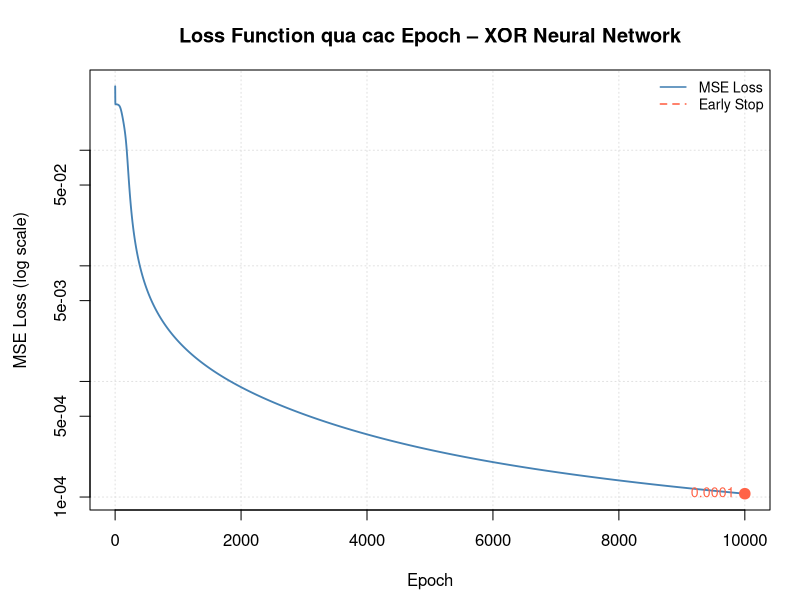
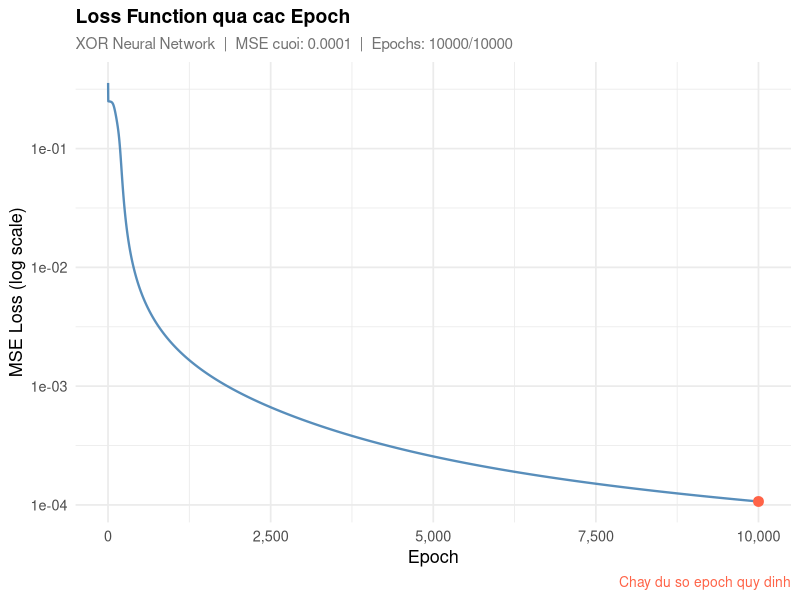

Write R code to recreate these figures, in order.
# =============================================================
# MẠNG NƠ-RON HỌC BÀI TOÁN XOR 
# Kiến trúc: Input(2) -> Hidden(4) -> Output(1)
# Hàm kích hoạt: Sigmoid
# Thuật toán tối ưu: Gradient Descent + Early Stopping
# =============================================================


# ================================================================
# PHẦN 1: DỮ LIỆU ĐẦU VÀO
# ================================================================
# Bài toán XOR (Exclusive OR):
#   0 XOR 0 = 0  |  0 XOR 1 = 1
#   1 XOR 0 = 1  |  1 XOR 1 = 0
# Đây là bài toán KHÔNG tuyến tính, tức là không thể dùng
# một đường thẳng (perceptron đơn) để phân loại được.
# Cần ít nhất 1 lớp ẩn để giải quyết.

X <- matrix(c(0,0,
              0,1,
              1,0,
              1,1), nrow = 4, ncol = 2, byrow = TRUE)
# X có shape (4, 2): 4 mẫu, mỗi mẫu có 2 đặc trưng

y <- matrix(c(0, 1, 1, 0), nrow = 4, ncol = 1)
# y có shape (4, 1): nhãn tương ứng theo phép XOR


# ================================================================
# PHẦN 2: HÀM KÍCH HOẠT SIGMOID VÀ ĐẠO HÀM
# ================================================================

# --- Sigmoid ---
# Công thức: sigma(x) = 1 / (1 + e^(-x))
# Tính chất:
#   - Đầu ra luôn nằm trong khoảng (0, 1) -> phù hợp bài toán xác suất
#   - Khi x rất lớn: sigma(x) -> 1
#   - Khi x rất nhỏ: sigma(x) -> 0
#   - Điểm uốn tại x = 0: sigma(0) = 0.5
sigmoid <- function(x) {
  1 / (1 + exp(-x))
}

# --- Đạo hàm của Sigmoid ---
# Công thức: sigma'(x) = sigma(x) * (1 - sigma(x))
# Tính chất:
#   - Dùng trong backpropagation để tính gradient
#   - QUAN TRỌNG: tham số x ở đây là ĐẦU RA của sigmoid (đã tính trước),
#     KHÔNG phải đầu vào gốc -> tránh tính lại sigmoid lần nữa
#   - Đạo hàm lớn nhất tại sigma(x)=0.5, nhỏ dần về 2 đầu
#     -> gây ra vấn đề "vanishing gradient" khi mạng sâu
sigmoid_derivative <- function(x) {
  x * (1 - x)
}


# ================================================================
# PHẦN 3: KHỞI TẠO MẠNG NƠ-RON
# ================================================================
# Mạng có 3 lớp:
#   - Lớp đầu vào (Input layer) : 2 node  (2 đặc trưng của X)
#   - Lớp ẩn (Hidden layer)     : 4 node  (siêu tham số, có thể thay đổi)
#   - Lớp đầu ra (Output layer)  : 1 node  (xác suất thuộc lớp 1)
#
# Trọng số (weights):
#   - weights1: ma trận (2 x 4) – kết nối Input -> Hidden
#   - weights2: ma trận (4 x 1) – kết nối Hidden -> Output
#   - Khởi tạo ngẫu nhiên trong [0, 1] bằng runif()
#   - Không dùng 0 vì sẽ làm tất cả neuron học giống nhau (symmetry breaking)


nn_init <- function(x, y) {
  list(
    input    = x,
    weights1 = matrix(runif(ncol(x) * 4), nrow = ncol(x), ncol = 4),
    weights2 = matrix(runif(4 * 1),        nrow = 4,        ncol = 1),
    y        = y,
    output   = matrix(0, nrow = nrow(y), ncol = ncol(y)),
    layer1   = NULL   # sẽ được gán trong feedforward
  )
}


# ================================================================
# PHẦN 4: LAN TRUYỀN THUẬN (FEEDFORWARD)
# ================================================================
# Mục tiêu: Tính đầu ra của mạng dựa trên trọng số hiện tại
#
# Bước 1 – Tính đầu ra lớp ẩn (layer1):
#   z1     = X %*% weights1        (phép nhân ma trận, shape: 4x4)
#   layer1 = sigmoid(z1)           (áp dụng activation function)
#
# Bước 2 – Tính đầu ra lớp output:
#   z2     = layer1 %*% weights2   (shape: 4x1)
#   output = sigmoid(z2)           (xác suất dự đoán)
#
# Ký hiệu %*% trong R = phép nhân ma trận (dot product)
# Ký hiệu *  trong R = nhân từng phần tử (element-wise)

feedforward <- function(nn) {
  nn$layer1 <- sigmoid(nn$input  %*% nn$weights1)  # shape: 4x4
  nn$output <- sigmoid(nn$layer1 %*% nn$weights2)  # shape: 4x1
  nn
}


# ================================================================
# PHẦN 5: LAN TRUYỀN NGƯỢC (BACKPROPAGATION)
# ================================================================
# Mục tiêu: Tính gradient của hàm lỗi theo từng trọng số,
#           sau đó cập nhật trọng số theo hướng giảm lỗi.
#
# Hàm lỗi sử dụng: MSE = mean((y - output)^2)
#
# ---- Quy tắc chain rule (đạo hàm hợp) ----
#
# Gradient của lỗi theo weights2:
#   dL/dw2 = dL/dOutput * dOutput/dz2 * dz2/dw2
#           = 2*(y - output) * sigmoid'(output) * layer1.T
#   -> d_weights2 = layer1.T  %*%  [2*(y-output) * sigmoid'(output)]
#
# Gradient của lỗi theo weights1:
#   dL/dw1 = dL/dLayer1 * dLayer1/dz1 * dz1/dw1
#   Trong đó:
#     dL/dLayer1 = [2*(y-output) * sigmoid'(output)] %*% weights2.T
#   -> d_weights1 = input.T  %*%  (dL/dLayer1 * sigmoid'(layer1))
#
# Cập nhật trọng số (Gradient Descent, learning_rate = 1):
#   weights = weights + d_weights
#   (Cộng vì lỗi = y - output: gradient đang chỉ hướng TĂNG của output)

backprop <- function(nn) {
  # --- Tính delta tại lớp output ---
  # delta_output = 2*(y - output) * sigmoid'(output)  shape: 4x1
  delta_output <- 2 * (nn$y - nn$output) * sigmoid_derivative(nn$output)
  
  # --- Gradient theo weights2 ---
  # t(layer1) shape (4x4) %*% delta_output (4x1) = (4x1)
  d_weights2 <- t(nn$layer1) %*% delta_output
  
  # --- Lan truyền ngược qua lớp ẩn ---
  # delta_hidden = (delta_output %*% weights2.T) * sigmoid'(layer1)
  #   delta_output (4x1) %*% t(weights2) (1x4) = (4x4)
  #   nhân element-wise với sigmoid'(layer1) (4x4)
  delta_hidden <- (delta_output %*% t(nn$weights2)) * sigmoid_derivative(nn$layer1)
  
  # --- Gradient theo weights1 ---
  # t(input) shape (2x4) %*% delta_hidden (4x4) = (2x4)
  d_weights1 <- t(nn$input) %*% delta_hidden
  
  # --- Cập nhật trọng số ---
  nn$weights1 <- nn$weights1 + d_weights1
  nn$weights2 <- nn$weights2 + d_weights2
  nn
}


# ================================================================
# PHẦN 6: EARLY STOPPING
# ================================================================
# Vấn đề: Nếu huấn luyện quá nhiều epoch, mạng có thể bị
#         "overfitting" – học thuộc dữ liệu huấn luyện nhưng
#         tổng quát hóa kém trên dữ liệu mới.
#
# Giải pháp – Early Stopping:
#   Dừng huấn luyện sớm khi loss không cải thiện đáng kể
#   sau một số epoch liên tiếp (gọi là "patience").
#
# Cách hoạt động:
#   1. Theo dõi loss tốt nhất (best_loss) đã đạt được
#   2. Nếu loss hiện tại cải thiện > min_delta so với best_loss
#      -> cập nhật best_loss, đặt lại bộ đếm patience về 0
#   3. Nếu loss KHÔNG cải thiện đủ -> tăng bộ đếm counter lên 1
#   4. Khi counter vượt ngưỡng patience -> dừng huấn luyện
#
# Tham số:
#   patience  : số epoch chờ trước khi dừng (mặc định: 500)
#   min_delta : mức cải thiện tối thiểu được coi là có ý nghĩa (mặc định: 1e-6)

early_stopping_init <- function(patience = 500, min_delta = 1e-6) {
  list(
    patience      = patience,
    min_delta     = min_delta,
    best_loss     = Inf,   # khởi tạo bằng vô cực để bất kỳ loss nào cũng tốt hơn
    counter       = 0,     # đếm số epoch liên tiếp không cải thiện
    stopped_epoch = NA     # epoch thực sự dừng lại (NA nếu chạy đủ)
  )
}

# Kiểm tra điều kiện dừng sau mỗi epoch
# Trả về: list(es = trạng_thái_cập_nhật, stop = TRUE/FALSE)
early_stopping_check <- function(es, current_loss, epoch) {
  if (current_loss < es$best_loss - es$min_delta) {
    # Loss cải thiện đủ -> cập nhật best_loss và reset counter
    es$best_loss <- current_loss
    es$counter   <- 0
  } else {
    # Loss không cải thiện -> tăng counter
    es$counter <- es$counter + 1
  }
  
  should_stop <- es$counter >= es$patience
  if (should_stop) es$stopped_epoch <- epoch
  
  list(es = es, stop = should_stop)
}


# ================================================================
# PHẦN 7: HUẤN LUYỆN MẠNG
# ================================================================

set.seed(42)   # Đặt seed để kết quả tái lập được giữa các lần chạy

# --- Khởi tạo ---
nn             <- nn_init(X, y)
epochs         <- 10000
es             <- early_stopping_init(patience = 500, min_delta = 1e-6)
loss_history   <- numeric(epochs)
actual_epochs  <- epochs   # sẽ được cập nhật nếu dừng sớm

cat("Bat dau huan luyen...\n")
cat(strrep("=", 42), "\n")

for (i in 1:epochs) {
  
  # Bước 1: Lan truyền thuận -> tính output hiện tại
  nn <- feedforward(nn)
  
  # Bước 2: Lan truyền ngược -> cập nhật trọng số
  nn <- backprop(nn)
  
  # Bước 3: Tính và lưu MSE loss epoch này
  loss_history[i] <- mean((nn$y - nn$output)^2)
  
  # Bước 4: In tiến trình sau mỗi 1000 epochs
  if ((i - 1) %% 1000 == 0) {
    cat(sprintf("Epoch %5d | Loss = %.6f\n", i - 1, loss_history[i]))
  }
  
  # Bước 5: Kiểm tra Early Stopping
  check <- early_stopping_check(es, loss_history[i], epoch = i)
  es    <- check$es
  
  if (check$stop) {
    actual_epochs <- i
    cat(strrep("=", 42), "\n")
    cat(sprintf(">> Early Stopping tai epoch %d\n", i))
    cat(sprintf("   Loss tot nhat dat duoc : %.6f\n", es$best_loss))
    cat(sprintf("   Khong cai thien sau %d epochs lien tiep\n", es$patience))
    break
  }
}

# Cắt bỏ phần loss chưa điền (nếu dừng sớm)
loss_history <- loss_history[1:actual_epochs]

if (is.na(es$stopped_epoch)) {
  cat(strrep("=", 42), "\n")
  cat(sprintf("Hoan thanh %d epochs (khong kich hoat Early Stopping)\n", epochs))
}

# Tính đầu ra cuối cùng với trọng số đã huấn luyện
nn <- feedforward(nn)


# ================================================================
# PHẦN 8: ĐÁNH GIÁ MÔ HÌNH
# ================================================================
# Ngưỡng phân loại: output >= 0.5 -> dự đoán lớp 1, ngược lại lớp 0
threshold   <- 0.5
y_pred_prob <- as.vector(nn$output)
y_pred      <- ifelse(y_pred_prob >= threshold, 1, 0)
y_true      <- as.vector(nn$y)

# ---- Confusion Matrix ----
# TP (True Positive)  : dự đoán 1, thực tế 1 (dự đoán ĐÚNG lớp dương)
# TN (True Negative)  : dự đoán 0, thực tế 0 (dự đoán ĐÚNG lớp âm)
# FP (False Positive) : dự đoán 1, thực tế 0 (báo động giả – Type I Error)
# FN (False Negative) : dự đoán 0, thực tế 1 (bỏ sót – Type II Error)
TP <- sum(y_pred == 1 & y_true == 1)
TN <- sum(y_pred == 0 & y_true == 0)
FP <- sum(y_pred == 1 & y_true == 0)
FN <- sum(y_pred == 0 & y_true == 1)
n  <- length(y_true)

# ---- Tính các chỉ số ----

# Accuracy: tỷ lệ dự đoán đúng / tổng số mẫu
# Phù hợp khi dữ liệu cân bằng; dễ hiểu nhưng có thể gây hiểu nhầm nếu mất cân bằng lớp
accuracy  <- (TP + TN) / n

# Precision: trong tất cả mẫu được dự đoán là 1, bao nhiêu % thực sự là 1
# Quan trọng khi chi phí FP cao (VD: spam filter, cảnh báo y tế)
precision <- ifelse((TP + FP) > 0, TP / (TP + FP), NA)

# Recall (Sensitivity): trong tất cả mẫu thực sự là 1, bao nhiêu % được phát hiện đúng
# Quan trọng khi chi phí FN cao (VD: phát hiện bệnh, gian lận)
recall    <- ifelse((TP + FN) > 0, TP / (TP + FN), NA)

# F1-Score: trung bình điều hòa của Precision và Recall
# Cân bằng giữa 2 chỉ số; hữu ích khi dữ liệu mất cân bằng
f1        <- ifelse(!is.na(precision) & !is.na(recall) & (precision + recall) > 0,
                    2 * precision * recall / (precision + recall), NA)

# MSE (Mean Squared Error): trung bình bình phương sai số
# Phạt nặng các sai số lớn; đơn vị = bình phương đơn vị của y
mse       <- mean((y_true - y_pred_prob)^2)

# RMSE (Root MSE): căn bậc hai của MSE
# Cùng đơn vị với y; dễ diễn giải hơn MSE
rmse      <- sqrt(mse)

# MAE (Mean Absolute Error): trung bình sai số tuyệt đối
# Ít nhạy với outlier hơn MSE; đơn vị = đơn vị của y
mae       <- mean(abs(y_true - y_pred_prob))

# ---- In bảng kết quả dự đoán ----
cat("\n")
cat(strrep("=", 52), "\n")
cat("  BANG KET QUA DU DOAN\n")
cat(strrep("=", 52), "\n")

result_df <- data.frame(
  X1        = X[, 1],
  X2        = X[, 2],
  Y_thuc_te = y_true,
  Xac_suat  = round(y_pred_prob, 4),
  Y_du_doan = y_pred,
  Ket_qua   = ifelse(y_pred == y_true, "Dung", "Sai")
)
print(result_df, row.names = FALSE)

# ---- In bảng các chỉ số đánh giá ----
cat("\n")
cat(strrep("=", 52), "\n")
cat("  BANG CAC CHI SO DANH GIA MO HINH\n")
cat(strrep("=", 52), "\n")

metrics_df <- data.frame(
  Chi_so  = c(
    "Accuracy",
    "Precision",
    "Recall (Sensitivity)",
    "F1-Score",
    "MSE",
    "RMSE",
    "MAE",
    "Epochs thuc chay",
    "Loss cuoi cung",
    "Loss tot nhat (ES)"
  ),
  Gia_tri = c(
    sprintf("%.4f  (%.1f%%)", accuracy,  accuracy  * 100),
    sprintf("%.4f",           precision),
    sprintf("%.4f",           recall),
    sprintf("%.4f",           f1),
    sprintf("%.6f",           mse),
    sprintf("%.6f",           rmse),
    sprintf("%.6f",           mae),
    sprintf("%d / %d",        actual_epochs, epochs),
    sprintf("%.6f",           loss_history[actual_epochs]),
    sprintf("%.6f",           es$best_loss)
  )
)
print(metrics_df, row.names = FALSE)
cat(strrep("=", 52), "\n")

# ---- Confusion Matrix ----
cat("\nConfusion Matrix:\n")
cm_df <- data.frame(
  row.names      = c("Thuc te: 0", "Thuc te: 1"),
  Du_doan_0 = c(TN, FN),
  Du_doan_1 = c(FP, TP)
)
print(cm_df)


# ================================================================
# PHẦN 9: VẼ ĐỒ THỊ LOSS FUNCTION
# ================================================================

# == Cách 1: Base R – không cần cài thêm package ==
par(mar = c(4.5, 4.5, 3.5, 1.5))

plot(
  1:actual_epochs, loss_history,
  type  = "l",
  col   = "steelblue",
  lwd   = 1.8,
  xlab  = "Epoch",
  ylab  = "MSE Loss (log scale)",
  main  = "Loss Function qua cac Epoch – XOR Neural Network",
  # Trục Y logarithm: loss giảm nhanh ở đầu rồi chậm dần,
  # dùng log giúp thấy toàn bộ quá trình hội tụ rõ hơn
  log   = "y",
  panel.first = grid(col = "gray88", lty = "dotted")
)

# Đường kẻ dọc tại điểm Early Stopping (nếu có)
if (!is.na(es$stopped_epoch)) {
  abline(v   = es$stopped_epoch,
         col = "tomato", lty = 2, lwd = 1.5)
  text(x      = es$stopped_epoch,
       y      = max(loss_history) * 0.5,
       labels = paste("Early Stop\nEpoch", es$stopped_epoch),
       col    = "tomato", cex = 0.8, pos = 4)
}

# Đánh dấu điểm loss cuối cùng
points(actual_epochs, loss_history[actual_epochs],
       pch = 19, col = "tomato", cex = 1.4)
text(actual_epochs, loss_history[actual_epochs],
     labels = sprintf("%.4f", loss_history[actual_epochs]),
     pos = 2, col = "tomato", cex = 0.85)

legend("topright",
       legend = c("MSE Loss", "Early Stop"),
       col    = c("steelblue", "tomato"),
       lty    = c(1, 2), lwd = 1.5, cex = 0.85, bty = "n")


# == Cách 2: ggplot2 – phù hợp cho báo cáo ==
if (requireNamespace("ggplot2", quietly = TRUE)) {
  library(ggplot2)
  
  df_loss <- data.frame(epoch = 1:actual_epochs, loss = loss_history)
  
  p <- ggplot(df_loss, aes(x = epoch, y = loss)) +
    geom_line(color = "steelblue", linewidth = 0.8, alpha = 0.9) +
    geom_point(data = df_loss[actual_epochs, ],
               color = "tomato", size = 3, shape = 19) +
    {if (!is.na(es$stopped_epoch))
      geom_vline(xintercept = es$stopped_epoch,
                 color = "tomato", linetype = "dashed", linewidth = 0.8)} +
    scale_y_log10() +
    scale_x_continuous(labels = scales::comma) +
    labs(
      title    = "Loss Function qua cac Epoch",
      subtitle = sprintf(
        "XOR Neural Network  |  MSE cuoi: %.4f  |  Epochs: %d/%d",
        loss_history[actual_epochs], actual_epochs, epochs),
      x       = "Epoch",
      y       = "MSE Loss (log scale)",
      caption = ifelse(!is.na(es$stopped_epoch),
                       paste("Early Stopping tai epoch", es$stopped_epoch),
                       "Chay du so epoch quy dinh")
    ) +
    theme_minimal(base_size = 13) +
    theme(
      plot.title    = element_text(face = "bold", size = 14),
      plot.subtitle = element_text(color = "gray45", size = 11),
      plot.caption  = element_text(color = "tomato",  size = 10),
      panel.grid.minor = element_line(color = "gray92")
    )
  
  print(p)
} else {
  message("Goi y: Cai ggplot2 de co do thi dep hon: install.packages('ggplot2')")
}
